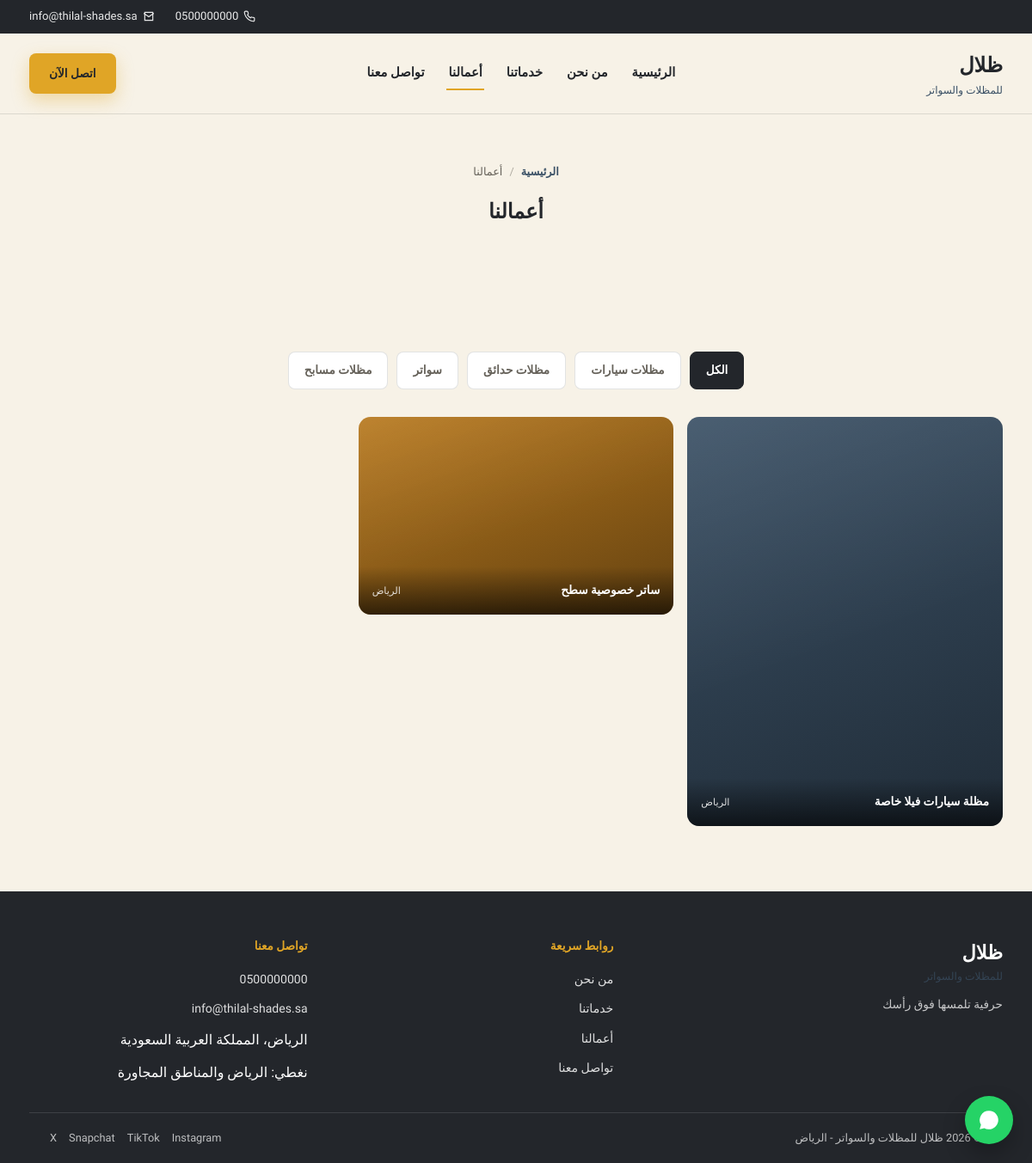
Screenshot of /portfolio.php with the database file from the repository.
### tables this page shows
CREATE TABLE categories (
    id         INT AUTO_INCREMENT PRIMARY KEY,
    name       VARCHAR(100) NOT NULL,
    slug       VARCHAR(120) NOT NULL UNIQUE,
    sort_order INT DEFAULT 0
);

CREATE TABLE projects (
    id            INT AUTO_INCREMENT PRIMARY KEY,
    title         VARCHAR(180) NOT NULL,
    slug          VARCHAR(200) NOT NULL UNIQUE,
    description   TEXT,
    location      VARCHAR(120),
    category_id   INT DEFAULT NULL,
    cover_image   VARCHAR(255) DEFAULT NULL,
    before_image  VARCHAR(255) DEFAULT NULL,
    after_image   VARCHAR(255) DEFAULT NULL,
    is_featured   TINYINT(1) DEFAULT 0,
    status        ENUM('published','draft') DEFAULT 'published',
    sort_order    INT DEFAULT 0,
    created_at    TIMESTAMP DEFAULT CURRENT_TIMESTAMP,
    FOREIGN KEY (category_id) REFERENCES categories(id) ON DELETE SET NULL
);

### includes/functions.php (called while the page is built, shortened)
<?php
function e($str)
{
    return htmlspecialchars($str ?? '', ENT_QUOTES, 'UTF-8');
}
function asset_path($path)
{
    return ltrim($path, '/');
}
function placeholder_tone($seed)
{
    $tones = ['#E0A526', '#3B5166', '#B8791E', '#23262B', '#C98A2E', '#2E4258'];
    return $tones[$seed % count($tones)];
}

### portfolio.php (the view, shortened to what this page needs)
<?php
require_once __DIR__ . '/includes/functions.php';
$categories = $pdo->query('SELECT * FROM categories ORDER BY sort_order')->fetchAll();
$catSlug = $_GET['cat'] ?? '';
$activeCat = null;
$perPage = 9;
$page    = max(1, (int) ($_GET['page'] ?? 1));
$offset  = ($page - 1) * $perPage;
$where  = "WHERE p.status = 'published'";
$params = [];
$sql = "SELECT p.*, c.slug AS cat_slug, c.name AS cat_name FROM projects p
        LEFT JOIN categories c ON c.id = p.category_id
        $where
        ORDER BY p.is_featured DESC, p.sort_order, p.created_at DESC
        LIMIT $perPage OFFSET $offset";
$stmt = $pdo->prepare($sql);
$stmt->execute($params);
$projects = $stmt->fetchAll();
function portfolio_page_url($page, $catSlug)
{
    $params = [];
    if ($catSlug) $params['cat'] = $catSlug;
    $qs = http_build_query($params);
    return asset_path('portfolio.php') . ($qs ? '?' . $qs : '');
}
require __DIR__ . '/includes/site-header.php';
?>
<main>
  <section class="page-header">
    <div class="container">
      <div class="breadcrumb"><a href="<?= e(asset_path('index.php')) ?>">الرئيسية</a><span>/</span>أعمالنا</div>
      <h1><?= $activeCat ? e($activeCat['name']) : 'أعمالنا' ?></h1>
    </div>
  </section>
  <section class="portfolio">
    <div class="container">
      <div class="filters">
        <a href="<?= e(portfolio_page_url(1, '')) ?>" class="filter-btn <?= $catSlug === '' ? 'active' : '' ?>">الكل</a>
        <?php foreach ($categories as $cat): ?>
          <a href="<?= e(portfolio_page_url(1, $cat['slug'])) ?>" class="filter-btn <?= $catSlug === $cat['slug'] ? 'active' : '' ?>"><?= e($cat['name']) ?></a>
        <?php endforeach; ?>
      </div>
      <div class="gallery">
        <?php foreach ($projects as $i => $p): ?>
        <a class="gallery-item<?= $i === 0 ? ' tall' : '' ?>" href="<?= e(asset_path('project.php?slug=' . $p['slug'])) ?>">
          <?php if ($p['cover_image']): ?>
            <img class="portfolio-img" src="uploads/portfolio/<?= e($p['cover_image']) ?>" alt="<?= e($p['title']) ?>" loading="lazy">
          <?php else: ?>
            <div class="portfolio-img" style="--tone:<?= placeholder_tone($p['id']) ?>"></div>
          <?php endif; ?>
          <div class="gallery-caption"><span><?= e($p['title']) ?></span><small><?= e($p['location']) ?></small></div>
        </a>
        <?php endforeach; ?>
      </div>
    </div>
  </section>
</main>
<?php require __DIR__ . '/includes/site-footer.php'; ?>

### css/style.css (style rules this page uses)
:root { --bg: #F7F2E7; --bg-alt: #EEE5D2; --card: #FFFFFF; --ink: #23262B; --muted: #66625A; --accent: #E0A526; --accent-2: #3B5166; --line: rgba(35,38,43,.13); --radius: 14px; --radius-sm: 10px; --font-display: 'Changa', 'Segoe UI', sans-serif; --font-body: 'Alexandria', 'Segoe UI', sans-serif; --max: 1180px; }
*,*::before,*::after { box-sizing:border-box; }
html { scroll-behavior:smooth; }
body { margin:0; background:var(--bg); color:var(--ink); font-family:var(--font-body); line-height:1.75; -webkit-font-smoothing:antialiased; }
h1,h2,h3 { font-family:var(--font-display); margin:0 0 .4em; font-weight:700; }
a { color:inherit; text-decoration:none; }
.container { max-width:var(--max); margin:0 auto; padding:0 24px; }
.portfolio { padding:76px 0; }
.page-header { padding:56px 0 24px; text-align:center; }
.breadcrumb { font-size:.8rem; color:var(--muted); margin-bottom:14px; display:flex; gap:8px; justify-content:center; flex-wrap:wrap; }
.breadcrumb a { color:var(--accent-2); font-weight:700; }
.breadcrumb span { opacity:.5; }
.filters { display:flex; gap:10px; justify-content:center; flex-wrap:wrap; margin:32px 0; }
.filter-btn { background:var(--card); border:1.5px solid var(--line); border-radius:8px; padding:9px 18px; font-family:var(--font-body); font-weight:600; font-size:.85rem; cursor:pointer; color:var(--muted); transition:.2s; display:inline-block; }
.filter-btn.active { background:var(--ink); border-color:var(--ink); color:#fff; }
.gallery { display:grid; grid-template-columns:repeat(2,1fr); gap:16px; grid-auto-rows:190px; }
@media (min-width:720px) { .gallery { grid-template-columns:repeat(3,1fr); grid-auto-rows:230px; } }
.gallery-item { position:relative; border-radius:var(--radius); overflow:hidden; display:block; }
.gallery-item.tall { grid-row:span 2; }
.portfolio-img { position:absolute; inset:0; width:100%; height:100%; object-fit:cover; background: linear-gradient(160deg, rgba(255,255,255,.08), transparent 55%), linear-gradient(160deg, var(--tone,#E0A526), color-mix(in srgb, var(--tone,#E0A526) 55%, black)); }
.gallery-caption { position:absolute; inset-inline:0; bottom:0; padding:16px; background:linear-gradient(to top, rgba(0,0,0,.62), transparent); color:#fff; display:flex; justify-content:space-between; align-items:baseline; font-size:.85rem; }
.gallery-caption span { font-weight:700; }
.gallery-caption small { opacity:.85; }

### rows the page displays
categories: name "مظلات سيارات"
categories: name "مظلات حدائق"
categories: name "سواتر"
categories: name "مظلات مسابح"
projects: title "مظلة سيارات فيلا خاصة", location "الرياض"
projects: title "ساتر خصوصية سطح", location "الرياض"

### other values shown
$s('phone') "0500000000"
$s('email') "info@thilal-shades.sa"
$s('site_name') "ظلال"
$s('site_tagline') "للمظلات والسواتر"
$s('about_title') "حرفية تلمسها فوق رأسك"
$s('address') "الرياض، المملكة العربية السعودية"
$s('coverage_areas') "الرياض والمناطق المجاورة"
